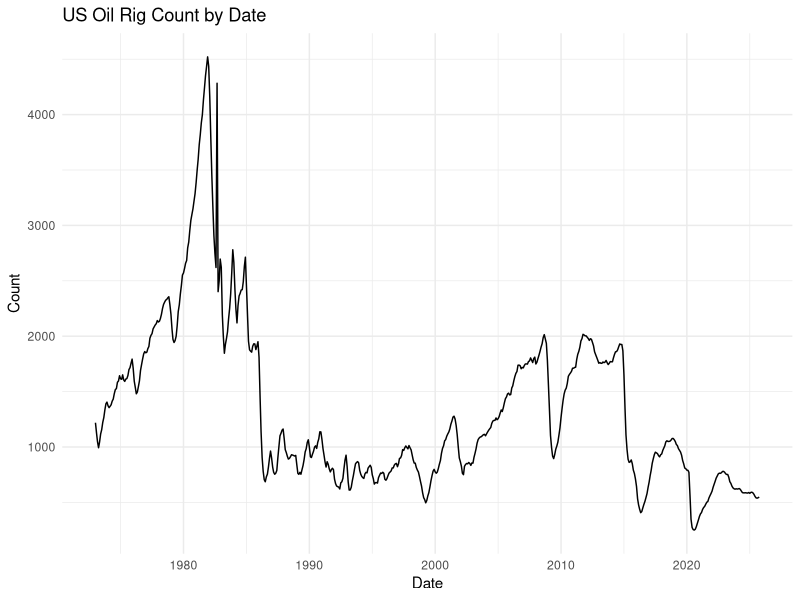

Write the R code that produced this figure. (Note: a time limit stopped this script after it produced the figure.)
## ---- chunk 1
library(ggplot2)
library(forecast)
library(zoo)

data <- read.csv('data/rigs.csv')

data$date <- as.Date(paste0("01-", data$date), format = "%d-%b-%y")

data %>% 
  ggplot(aes(date, count)) + 
  geom_line() + 
  theme_minimal() + 
  labs(x = 'Date',
       y = 'Count',
       title = 'US Oil Rig Count by Date')
## ---- chunk 2
data$date <- as.yearmon(data$date, "%b-%y")

z <- ts(data$count, 
        start = c(as.numeric(format(data$date[1], "%Y")), 
                  as.numeric(format(data$date[1], "%m"))),
        frequency = 12)
## ---- chunk 3
evaluate <- function(actual, forecasted, dates){
  print(accuracy(forecasted, actual))
  
  results <- data.frame(date = rep(dates, 2),
                      value = c(actual, forecasted),
                      type = c(rep('Actual', length(actual)),
                               rep('Forecasted', length(forecasted))))
  
  results %>% 
    ggplot(aes(x = date,
               y = value,
               color = type)) + 
    geom_line() + 
    theme_minimal() + 
    labs(x = 'Date',
         y = 'Count',
         title = 'US Oil Rig Count by Date') +
    theme(legend.title = element_blank())
}
## ---- chunk 4
# use a 5-year test window
test_years <- 5
test_horizon <- test_years * 12

n <- length(z)
start_test <- n - test_horizon
h <- 1 # 1-step forecast

pred <- rep(NA, n)

# rolling window forecast
for (i in start_test:(n - h)) {
  # train on everything before forecast origin
  train <- window(z, end = time(z)[i])
  
  # fit ARIMA
  fit <- auto.arima(train)
  
  # 1-step ahead forecast
  pred[i + h] <- forecast(fit, h = h)$mean[h]
}

# actual/predicted for test window
idx <- start_test + h
actual <- z[idx:n]
forecasted <- pred[idx:n]

dates <- index(z)[idx:n]

evaluate(actual, forecasted, dates)
## ---- chunk 5
